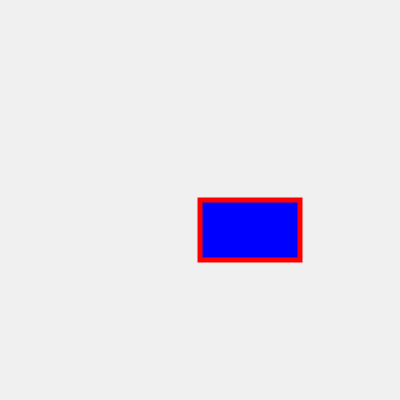
Frame 1 (no input)
Frame 60 (no input): identical to frame 1, image omitted
Frame 120 (the mouse pressed at the canvas centre since frame 60): identical to frame 1, image omitted

The p5.js sketch that drew this single still picture (run headless with seeded random() and noise() and a simulated clock; from frame 60 on, the mouse is pressed at the canvas centre):

// p5.js sketch
// ── sketch.js
// http://www.ac-grenoble.fr/disciplines/informatiquelycee/p5_base_a3.html
// Dessin d'un rectangle


function setup()
{
  createCanvas(400,400);
  background(240);
  stroke(255,0,0);  // couleur du contour
  strokeWeight(5); // épaisseur
  fill(0,0,255); // couleur de l'intérieur
  
  rect(200,200,100,60); // position, largeur, hauteur
}


function draw()
{

  
}
